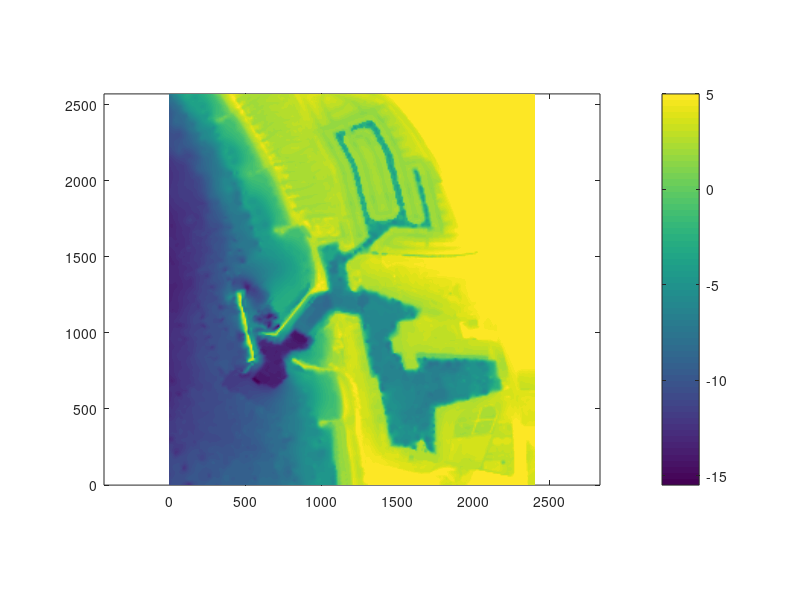

Here is the MATLAB script that generated this plot: (Note: this script raises an error after producing the figure.)
% Script to create input files needed for Unity version of Celeris
% creates config.json, irrWaves.txt, and modified_bathy.txt

clear all
close all
clf

% High-Level Simulation Control Parameters
NLSW_or_Bous =1; % =0 for Nonlinear Shallow Water Solver (long waves only) otherwise Boussinesq (wind waves) 
dx=2.0; % uniform grid size to use in model - the loaded bathy files will be interpolated to this grid size
Courant_num = 0.2; %Target Courant #.  ~0.25 for P-C, ~0.05 for explicit methods. Default: 0.2
isManning=0; % A boolean friction model value, if==1 "friction" is a Mannnigs n, otherwise it is a dimensionless friction factor (Moody)
friction=0.001;  % dimensionless friction coefficient, or Mannings "n", depending on isManning choice

% Waves
Hmo=5.;  % Spectral wave height (m)
Tp=10;  % peak period (sec)
Thetap=0; % mean direction (deg w.r.t. numerical grid) 0=from west, 90=from south, 180=from east, -90 or 270 from north

%  Boundary conditions - at least one of the boundaries should be = 2
west_boundary_type=2; % west_boundary_type, 0=solid wall, 1=sponge layer, 2= waves loaded from file, created by spectrum_2D above
east_boundary_type=1; % east_boundary_type, 0=solid wall, 1=sponge layer, 2= waves loaded from file, created by spectrum_2D above
south_boundary_type=1; % south_boundary_type, 0=solid wall, 1=sponge layer, 2= waves loaded from file, created by spectrum_2D above
north_boundary_type=1; % north_boundary_type, 0=solid wall, 1=sponge layer, 2= waves loaded from file, created by spectrum_2D above

% Defaults, should not need to change (for other parameters need to change source code
g=9.81;  %gravity
Theta=1.5;  %midmod limiter parameter; empirical breaking parameter. 1.0 most dissipative (upwind) to 2.0 least dissipative (centered) Default: 1.5
dissipation_threshold=0.3;  %For visualization purposes, represents a characterestic slope at breaking. 0.577=30 degrees, will need to be lower for coarse grid simulations that can not resolve this slope; 0.364=20 deg; 0.2679=15 deg
whiteWaterDecayRate=0.9; % For visualization purposes, not simulation. Default: 0.9
timeScheme=2;  %  Time integration choices: 0=Euler, 1=3rd-order A-B predictor, 2= A-B 4th-order predictor+corrector. Default: 2
seaLevel=0.0;  % water level shift from given datum, for tide, surge, etc
Bcoef=0.06666667; % dispersion parameter, 1/15 is optimum value for this set of equations. Default: 0.06666666666667
tridiag_solve=2; % Method to solve the tridiagonal Boussinesq system: =0 Thomas (extremely slow, only for small domains (nx,ny <500) due to thread memory req), =1 Gauss-Sid (very slow), or 2 parallel cyclic reduction (best). Default: 2 

% Create bathy/topo surface - this needs to be custom for each scenario -
% see the interpBathy.m script in the directory below to see how the data
% is converted into a model grid
load celeris_bathy.mat

% fit data to simulation dx // flip miami to fit on screen
x_interp=x(1):dx:x(end);
y_interp=y(1):dx:y(end);
h_interp=interp2(x,y',h,x_interp,y_interp')+seaLevel;
[ny,nx]=size(h_interp);


base_depth=-min(min(h_interp)); % characteristic_depth (m), used to estimate time step, use depth in area of wave generation, or expected largest depth in domain
%h_interp = h_interp*0 - base_depth;
figure(1)
clf
pcolor(x_interp,y_interp,h_interp)
axis equal
shading interp
colorbar



pause(.1)
save bathy.txt h_interp -ascii

WIDTH=length(x_interp); % //WIDTH
HEIGHT=length(y_interp); % //HEIGHT
dx=mean(diff(x_interp));  % //dx
dy=mean(diff(y_interp));  %  //dy

% create spectral waves
spectrum_2D(Hmo,Tp,Thetap,base_depth);   % creates input wave spectrum

% write sim control data to file
data = [ WIDTH, HEIGHT, dx, dy, Courant_num, NLSW_or_Bous, ...
            base_depth, g, Theta, friction, isManning, ...
            dissipation_threshold, whiteWaterDecayRate, timeScheme, ...
            seaLevel*0, Bcoef, tridiag_solve, west_boundary_type, ...
            east_boundary_type, south_boundary_type, north_boundary_type, Hmo];
varnames = {'WIDTH', 'HEIGHT', 'dx', 'dy', 'Courant_num', 'NLSW_or_Bous', ...
            'base_depth', 'g', 'Theta', 'friction', 'isManning', ...
            'dissipation_threshold', 'whiteWaterDecayRate', 'timeScheme', ...
            'seaLevel', 'Bcoef', 'tridiag_solve', 'west_boundary_type', ...
            'east_boundary_type', 'south_boundary_type', 'north_boundary_type', 'significant_wave_height'};

% Open the output file for writing
fid = fopen('config.json', 'w');
fprintf(fid, '{ \n');
% Write the data and variable names to the file
for i = 1:length(data)-1
    fprintf(fid, '  "%s": %.8f, \n' ,varnames{i} , data(i));
end
i=i+1;
fprintf(fid, '  "%s": %.8f \n' ,varnames{i} , data(i));
fprintf(fid, '} \n');

% Close the output file
fclose(fid);






